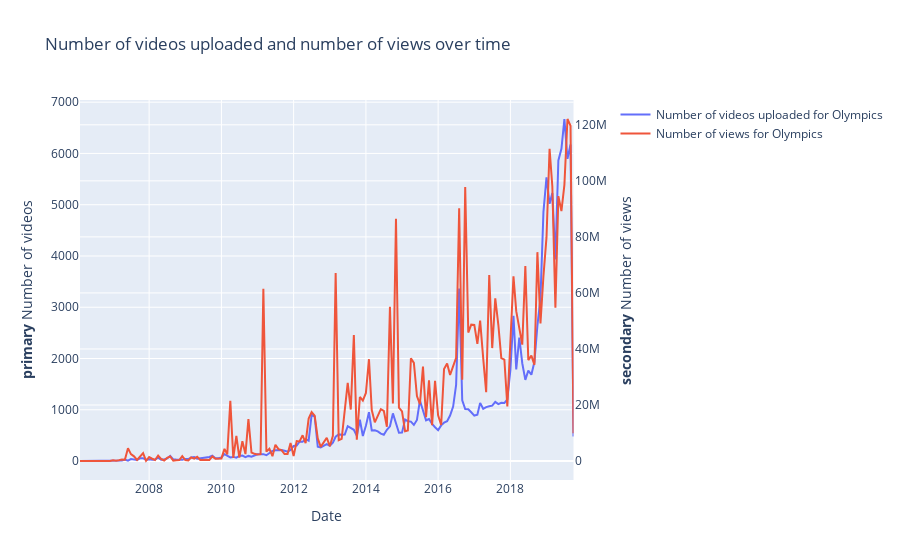

Notebook source saved alongside this figure:
### Markdown cell above
### Olympic games

### Code cell
path = '../datasets/sport/Olympics/'
list_words = ['olympic', 'olympic games', 'IOC']
file_names = get_file_names(path)
df_olympics = create_df(path,file_names)
plot(df_olympics, PATH_TO_SAVE_IMAGES, 'Olympics')

### Figure 1 — Plotly figure (JSON) as saved in the notebook; plotly's stock layout.template omitted (floating-point values rounded to 4 significant figures; data arrays with more than 128 entries replaced by an {"elided": "..."} marker saying what was removed)
{"data": [{"name": "Number of videos uploaded for Olympics", "type": "scatter", "x": {"elided": "160 str values"}, "xaxis": "x", "y": {"elided": "160 int values"}, "yaxis": "y"}, {"name": "Number of views for Olympics", "type": "scatter", "x": {"elided": "160 str values"}, "xaxis": "x", "y": {"elided": "160 int values"}, "yaxis": "y2"}], "layout": {"title": {"text": "Number of videos uploaded and number of views over time"}, "xaxis": {"anchor": "y", "domain": [0, 0.94], "title": {"text": "Date"}}, "yaxis": {"anchor": "x", "domain": [0, 1], "title": {"text": "<b>primary</b> Number of videos"}}, "yaxis2": {"anchor": "x", "overlaying": "y", "side": "right", "title": {"text": "<b>secondary</b> Number of views"}}}}
